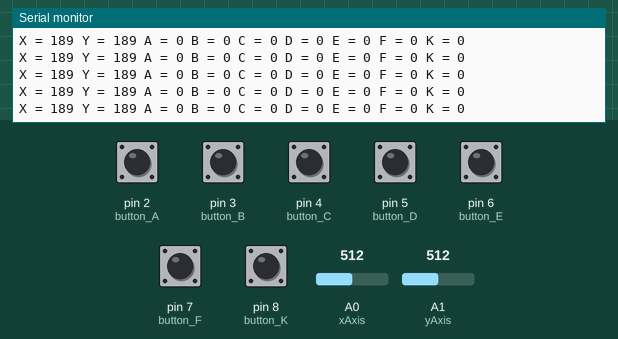
Simulated run of this sketch. Board: Arduino Uno, built with avr-gcc and run on an emulated ATmega328P. Parts: the last lines printed to the serial monitor. The inputs (shaded band) are chosen by the test bench; at power-on: pin 2 (button_A), pin 3 (button_B), pin 4 (button_C), pin 5 (button_D), pin 6 (button_E), pin 7 (button_F), pin 8 (button_K) LOW, A0 (xAxis) = 512, A1 (yAxis) = 512. No radio packets arrive unless stated.

Above: at 1.2 s.
1.3 s: A0 (xAxis) set to 279
At 1.38 s:
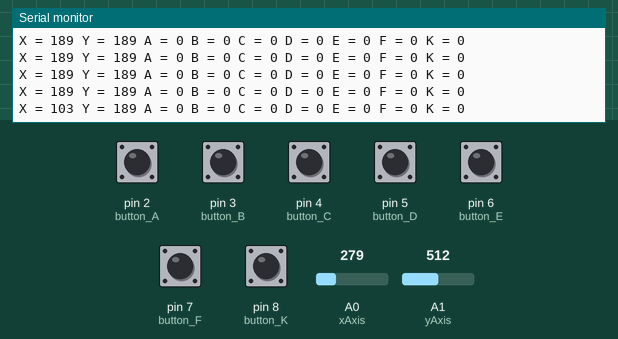
4.3 s: A0 (xAxis) set to 252
At 4.33 s:
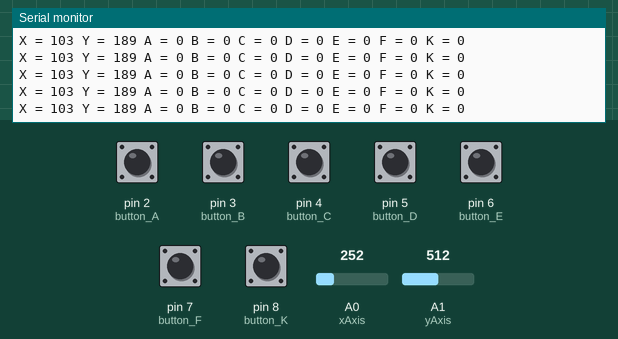
7.3 s: A1 (yAxis) set to 282
At 7.34 s:
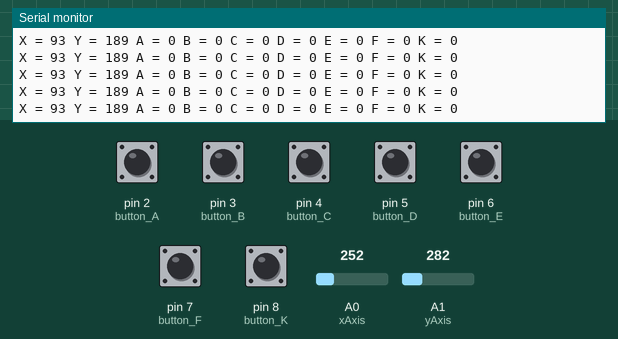
10.3 s: A1 (yAxis) set to 264
At 10.3 s:
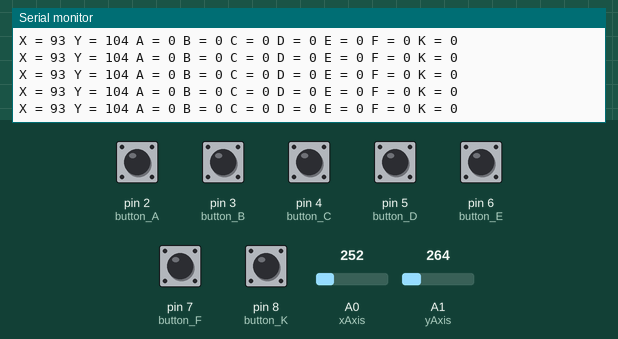
16.3 s: A0 (xAxis) set to 31
At 16.35 s:
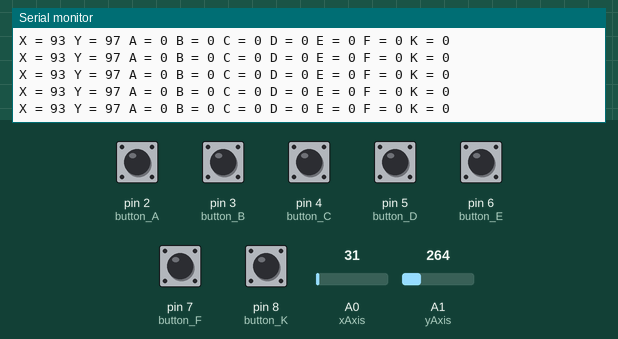
19.3 s: A0 (xAxis) set to 25
At 19.31 s:
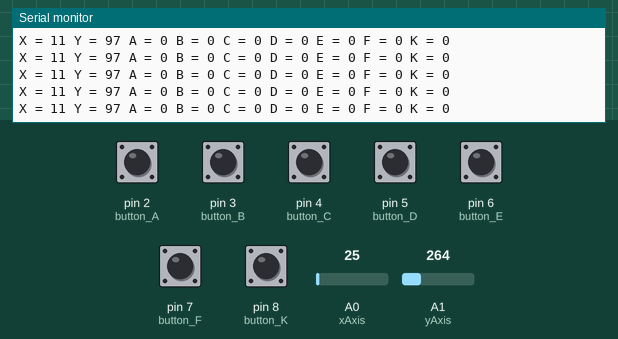
Timing chart, 0 to 22.3 s (numbered marks = the images above; inputs shaded):
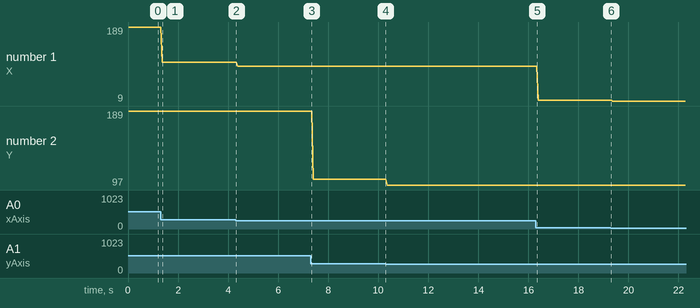

Measured:
- after the input at 1.3 s, the serial monitor: prints a new line after 0.08 s (image 1)
- plotted number 1: 189 → 103 after the input at 1.3 s, 103 → 93 after the input at 4.3 s, 93 → 11 after the input at 16.3 s, 11 → 9 after the input at 19.3 s
- plotted number 2: 189 → 104 after the input at 7.3 s, 104 → 97 after the input at 10.3 s

The sketch:

joystick_shield_nRF24.ino
```cpp
/* JoyStick module transceiver code
 - CONNECTIONS: nRF24L01 Modules See:
   1 - GND
   2 - VCC 3.3V !!! NOT 5V
   3 - CE to Arduino pin 9
   4 - CSN to Arduino pin 10
   5 - SCK to Arduino pin 13
   6 - MOSI to Arduino pin 11
   7 - MISO to Arduino pin 12
   8 - UNUSED

   Default Button Pins:
   A - pin 2
   B - pin 3
   C - pin 4
   D - pin 5
   -
   Analog Joystick module
   GND    to Arduino GND
   VCC    to Arduino +5V
   X Pot  to Arduino A0
   Y Pot  to Arduino A1
/*-----( Import needed libraries )-----*/

#include <SPI.h>
#include "nRF24L01.h"
#include "RF24.h"

#define CE_PIN   9
#define CSN_PIN 10
#define xAxis 14     // A0 for Arduino UNO
#define yAxis 15     // A1 for Arduino UNO

// NOTE: the "LL" at the end of the constant is "LongLong" type
const uint64_t pipe = 0xE8E8F0F0E1LL; // Define the transmit pipe

/*-----( Declare objects )-----*/
RF24 radio(CE_PIN, CSN_PIN); // Create a Radio

/*-----( Declare Variables )-----*/
int joystick[10];  // 6 element array holding Joystick reading and 4 buttons
int button_A = 2;
int button_B = 3;
int button_C = 4;
int button_D = 5;
int button_E = 6;
int button_F = 7;
int button_K = 8;

void setup() {
  Serial.begin(9600);
  radio.begin();
  radio.openWritingPipe(pipe);
  radio.stopListening();

  //declare pinMode for all buttons and initial state
  pinMode(button_A,INPUT_PULLUP);
  pinMode(button_B,INPUT_PULLUP);
  pinMode(button_C,INPUT_PULLUP);
  pinMode(button_D,INPUT_PULLUP);
  pinMode(button_E,INPUT_PULLUP);
  pinMode(button_F,INPUT_PULLUP);
  pinMode(button_K,INPUT_PULLUP);
  digitalWrite(button_A,LOW);
  digitalWrite(button_B,LOW);
  digitalWrite(button_C,LOW);
  digitalWrite(button_D,LOW);
  digitalWrite(button_E,LOW);
  digitalWrite(button_F,LOW);
  digitalWrite(button_K,LOW);
}

void loop() {
  joystick[0] = analogRead(xAxis);
  joystick[1] = analogRead(yAxis);
  joystick[2] = digitalRead(button_A);
  joystick[3] = digitalRead(button_B);
  joystick[4] = digitalRead(button_C);
  joystick[5] = digitalRead(button_D);
  joystick[6] = digitalRead(button_E);
  joystick[7] = digitalRead(button_F);
  joystick[8] = digitalRead(button_K);
  radio.write( joystick, sizeof(joystick) );

  delay(20);
  Serial.print("X = ");
  Serial.print(map(analogRead(xAxis), 0, 690, 0, 255));
  Serial.print(" Y = ");
  Serial.print(map(analogRead(yAxis), 0, 690, 0, 255));
  Serial.print(" A = ");
  Serial.print(digitalRead(button_A));
  Serial.print(" B = ");
  Serial.print(digitalRead(button_B));
  Serial.print(" C = ");
  Serial.print(digitalRead(button_C));
  Serial.print(" D = ");
  Serial.print(digitalRead(button_D));
  Serial.print(" E = ");
  Serial.print(digitalRead(button_E));
  Serial.print(" F = ");
  Serial.print(digitalRead(button_F));
  Serial.print(" K = ");
  Serial.println(digitalRead(button_K));
}
```
